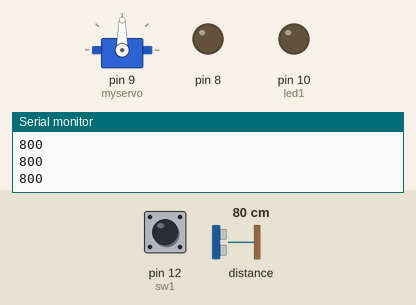
Simulated run of this sketch. Board: Arduino Uno, built with avr-gcc and run on an emulated ATmega328P. Parts: servo, output pins drawn as LEDs (lit = HIGH), the last lines printed to the serial monitor. The test bench sets the inputs (shaded band); at power-on: distance to the obstacle 80 cm, pin 12 (sw1) HIGH.

Above: at 1.2 s.
1.3 s: distance to the obstacle set to 97 cm
2.8 s: distance to the obstacle set to 105 cm
At 3.0 s:
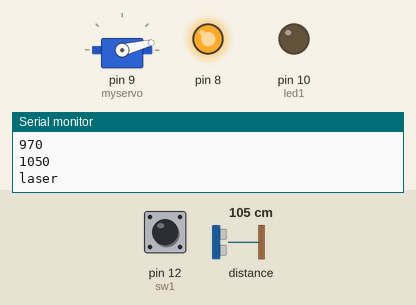
At 4.0 s:
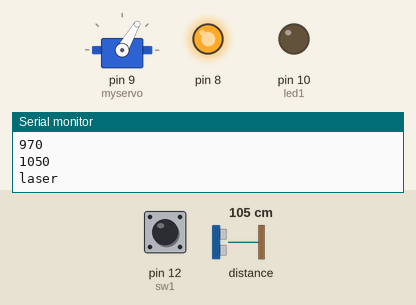
5.8 s: pin 12 (sw1) pulled LOW for 1 s
9.8 s: pin 12 (sw1) pulled LOW for 0.15 s
At 13.4 s:
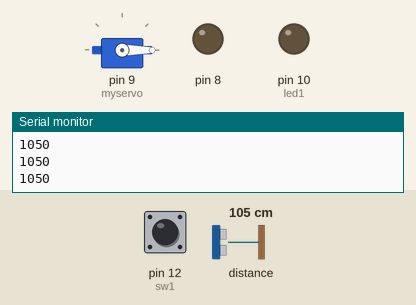
Timing chart, 0 to 13.9 s (numbered marks = the images above; inputs shaded):
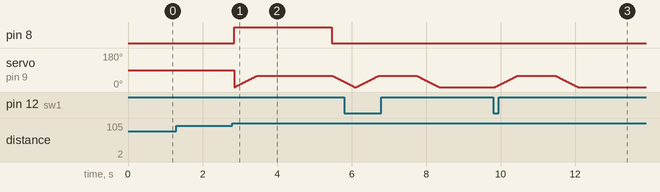

Measured:
- the behaviour switches between 100 and 101 cm on distance to the obstacle (found by bisection; images 0 and 1)
- after the input at 2.8 s, pin 8: LOW → HIGH after 0.06 s, → LOW 2.6 s later
- after the input at 9.8 s, servo on pin 9 (myservo): rises from 0° to 60° in 0.60 s, then falls to 0° in 1.6 s

The sketch:

tof_laser_servo_sweep_tact_switch.ino
```cpp
#include <Wire.h>
#include <VL53L0X.h>
#include <Servo.h>

VL53L0X sensor;
Servo myservo;
int servoPin = 9;
int pos = 0;      //서보모터 각을 저장할 변수
int stop_state=0; //현재 멈추었는지를 나타내줄 변수를 만들어준다. 0이면 제동하지 않은 것이고 1이면 제동한 것이다. 중복하여 제동하는 상황을 막아주기 위하여 만듬
int sw1 = 12;
int led1 = 10;


void setup()
{
  Serial.begin(9600);
  Wire.begin();
 myservo.attach(9);  // attaches the servo on pin 9 to the servo object
 pinMode(8, OUTPUT);     // 디지털 8번 핀을 출력모드로 설정한다. (진동모터)
  pinMode(led1, OUTPUT);//sw를 인풋_풀업으로 하여 스위치가 열려있다면 HIGH
                          //스위치가 닫혀있다면 LOW값을 반환}
  pinMode(sw1, INPUT_PULLUP);

  sensor.setTimeout(500);
  if (!sensor.init())
  {
    Serial.println("Failed to detect and initialize sensor!");
    while (1) {}
  }
  sensor.startContinuous();
}
void loop()
{

  Serial.print(sensor.readRangeContinuousMillimeters());  //측정된 거리 시리얼 모니터에 출력
  if (sensor.timeoutOccurred())
  { Serial.print(" TIMEOUT"); }
  Serial.println();
  if(sensor.readRangeContinuousMillimeters() > 1000 && stop_state == 0)  //측정된 거리가 설정 값보다 크고 (위험요소가 측정 되었고) stop_state가 0 일때 (아직 제동하지 않은 상태) 제동한다
    {
      Serial.println("laser");
      digitalWrite(8, HIGH);         // 8번 핀에 HIGH신호 (5V)를 출력한다 = 진동모터를 구동함
       for (pos = 0; pos <= 60; pos += 1)
       {//0도에서 90도까지 서보모터를 돌려 휠체어를 제동함
        myservo.write(pos);              // tell servo to go to position in variable 'pos'
        delay(10);                       //브레이크를 잡아주는 시간은 빠를수록 좋다고 생각해서 속도를 더 빠르게 함
       }

        delay(2000);    //모터를 당긴 상태로 2초간 멈추어 안전성을 늘림
        digitalWrite(8, LOW);              // 8번 핀에 LOW신호 (0V)를 출력한다 = 진동모터를 멈춤
       for (pos = 60; pos >= 0; pos -= 1)
       { //다시 서보모터를 원상태로 만들어 제동을 풀어줌
       myservo.write(pos);              // tell servo to go to position in variable 'pos'
       delay(10);                       //브레이크를 풀어주는 시간 역시 빠르면 좋다고 생각해서 속도를 빠르게 해줌.
       }
    stop_state = 1;                   //이미 멈추었으니 stop_state를 1로 바꿔줌
    }
 if(sensor.readRangeContinuousMillimeters() < 1000)   //측정된 거리가 설정 값보다 작다면 (위험요소가 측정 되지 않는다면) stop_state에 0을 넣어줌
 {
  stop_state = 0;
  }
 if(digitalRead(sw1) == LOW) //스위치가 눌리면
 {
Serial.println("sw");

  for (pos = 0; pos <= 60; pos += 1)
       { // goes from 0 degrees to 180 degrees
        // in steps of 1 degree
        myservo.write(pos);              // tell servo to go to position in variable 'pos'
        delay(10);                       // waits 15ms for the servo to reach the position
       }

        delay(1000);                   //모터를 당긴 상태로 2초간 멈추어 안전성을 늘림
       for (pos = 60; pos >= 0; pos -= 1)
       { // goes from 180 degrees to 0 degrees
       myservo.write(pos);              // tell servo to go to position in variable 'pos'
       delay(10);                       // waits 15ms for the servo to reach the position
       }
    stop_state = 1;                   //이미 멈추었으니 stop_state를 1로 바꿔줌
 }
   else
    digitalWrite(led1, LOW);  //스위치가 닫히면 Off
}
```
